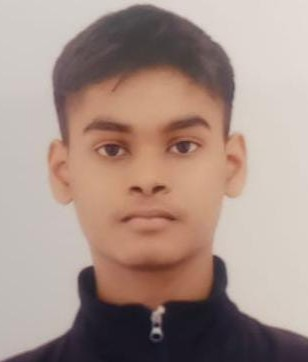
#> input picture tests/my_face.jpg, 308 x 362 px
$ python -i motion_detector.py   (imports and definitions only)
#> lines starting #> are read from the running program, lines starting #| are printed output that depends on the picture
#> further down, picture is the input picture: shape (362, 308, 3); mean B, G, R 136.5, 145.3, 167.1
import cv2


class MotionDetector:
    def __init__(self, min_area=2000):
        self.previous_frame = None
        self.min_area = min_area

    def detect(self, frame):
        gray = cv2.cvtColor(frame, cv2.COLOR_BGR2GRAY)
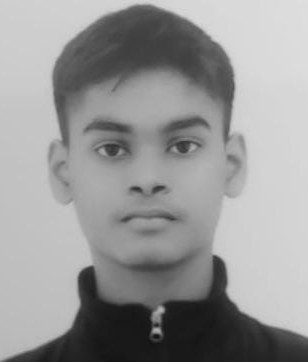
#> gray: shape (362, 308); min 17, max 223, mean 150.8
        gray = cv2.GaussianBlur(gray, (21, 21), 0)
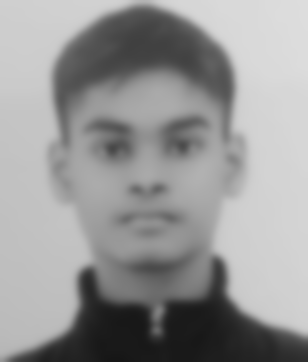
#> gray: shape (362, 308); min 22, max 221, mean 150.8

        if self.previous_frame is None:
            self.previous_frame = gray
            return False, []

        frame_delta = cv2.absdiff(self.previous_frame, gray)

        thresh = cv2.threshold(
            frame_delta,
            25,
            255,
            cv2.THRESH_BINARY
        )[1]

        thresh = cv2.dilate(thresh, None, iterations=2)

        contours, _ = cv2.findContours(
            thresh,
            cv2.RETR_EXTERNAL,
            cv2.CHAIN_APPROX_SIMPLE
        )

        boxes = []

        for contour in contours:
            if cv2.contourArea(contour) < self.min_area:
                continue

            x, y, w, h = cv2.boundingRect(contour)
            boxes.append((x, y, w, h))

        self.previous_frame = gray

        return len(boxes) > 0, boxes

>>> import cv2
>>> picture = cv2.imread('../../tests/my_face.jpg')
>>> result = MotionDetector().detect(picture)
#> result = (False, [])
